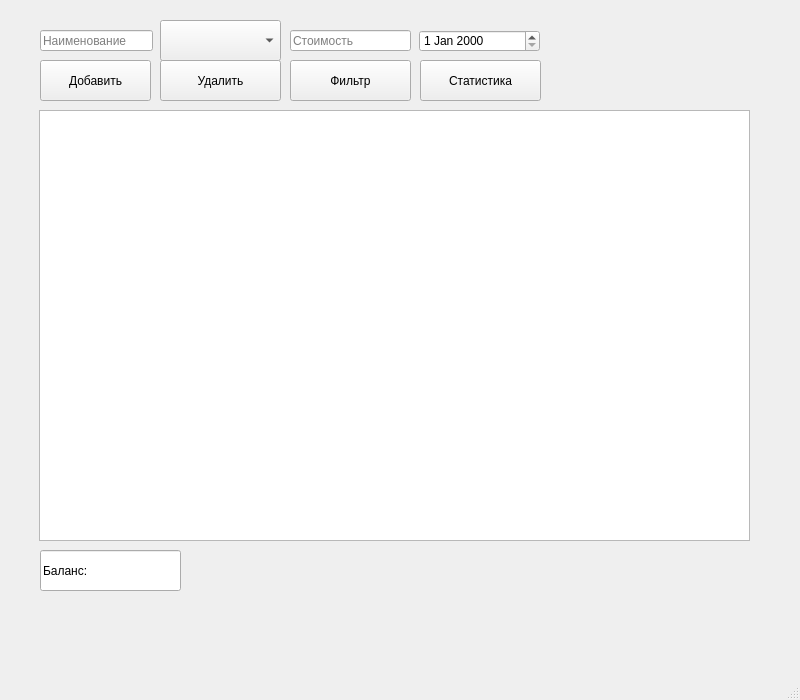
<?xml version="1.0" encoding="UTF-8"?>
<ui version="4.0">
 <class>MainWindow</class>
 <widget class="QMainWindow" name="MainWindow">
  <property name="geometry">
   <rect>
    <x>0</x>
    <y>0</y>
    <width>800</width>
    <height>700</height>
   </rect>
  </property>
  <property name="windowTitle">
   <string>FinTracker</string>
  </property>
  <widget class="QWidget" name="centralwidget">
   <widget class="QTableView" name="tableView">
    <property name="geometry">
     <rect>
      <x>39</x>
      <y>110</y>
      <width>711</width>
      <height>431</height>
     </rect>
    </property>
   </widget>
   <widget class="QPushButton" name="pushButton">
    <property name="geometry">
     <rect>
      <x>40</x>
      <y>60</y>
      <width>111</width>
      <height>41</height>
     </rect>
    </property>
    <property name="text">
     <string>Добавить</string>
    </property>
   </widget>
   <widget class="QComboBox" name="comboBox">
    <property name="geometry">
     <rect>
      <x>160</x>
      <y>20</y>
      <width>121</width>
      <height>41</height>
     </rect>
    </property>
    <property name="placeholderText">
     <string>Расход/Доход</string>
    </property>
    <property name="modelColumn">
     <number>0</number>
    </property>
   </widget>
   <widget class="QLineEdit" name="lineEdit">
    <property name="geometry">
     <rect>
      <x>40</x>
      <y>30</y>
      <width>113</width>
      <height>21</height>
     </rect>
    </property>
    <property name="placeholderText">
     <string>Наименование</string>
    </property>
   </widget>
   <widget class="QLineEdit" name="lineEdit_2">
    <property name="geometry">
     <rect>
      <x>290</x>
      <y>30</y>
      <width>121</width>
      <height>21</height>
     </rect>
    </property>
    <property name="placeholderText">
     <string>Стоимость</string>
    </property>
   </widget>
   <widget class="QDateEdit" name="dateEdit">
    <property name="geometry">
     <rect>
      <x>419</x>
      <y>30</y>
      <width>121</width>
      <height>22</height>
     </rect>
    </property>
   </widget>
   <widget class="QLineEdit" name="lineEdit_3">
    <property name="geometry">
     <rect>
      <x>40</x>
      <y>550</y>
      <width>141</width>
      <height>41</height>
     </rect>
    </property>
    <property name="text">
     <string>Баланс:</string>
    </property>
   </widget>
   <widget class="QPushButton" name="pushButton_2">
    <property name="geometry">
     <rect>
      <x>160</x>
      <y>60</y>
      <width>121</width>
      <height>41</height>
     </rect>
    </property>
    <property name="text">
     <string>Удалить</string>
    </property>
   </widget>
   <widget class="QPushButton" name="pushButton_3">
    <property name="geometry">
     <rect>
      <x>290</x>
      <y>60</y>
      <width>121</width>
      <height>41</height>
     </rect>
    </property>
    <property name="text">
     <string>Фильтр</string>
    </property>
   </widget>
   <widget class="QPushButton" name="pushButton_4">
    <property name="geometry">
     <rect>
      <x>420</x>
      <y>60</y>
      <width>121</width>
      <height>41</height>
     </rect>
    </property>
    <property name="text">
     <string>Статистика</string>
    </property>
   </widget>
  </widget>
  <widget class="QStatusBar" name="statusbar"/>
 </widget>
 <resources/>
 <connections/>
</ui>
